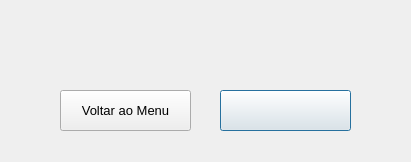
<?xml version="1.0" encoding="UTF-8"?>
<ui version="4.0">
 <class>Dialog</class>
 <widget class="QDialog" name="Dialog">
  <property name="geometry">
   <rect>
    <x>0</x>
    <y>0</y>
    <width>411</width>
    <height>162</height>
   </rect>
  </property>
  <property name="windowTitle">
   <string>Dialog</string>
  </property>
  <widget class="QLabel" name="label">
   <property name="geometry">
    <rect>
     <x>70</x>
     <y>30</y>
     <width>281</width>
     <height>41</height>
    </rect>
   </property>
   <property name="font">
    <font>
     <family>Arial</family>
     <pointsize>16</pointsize>
     <weight>75</weight>
     <bold>true</bold>
    </font>
   </property>
   <property name="text">
    <string/>
   </property>
   <property name="alignment">
    <set>Qt::AlignCenter</set>
   </property>
  </widget>
  <widget class="QPushButton" name="editarButton">
   <property name="geometry">
    <rect>
     <x>220</x>
     <y>90</y>
     <width>131</width>
     <height>41</height>
    </rect>
   </property>
   <property name="font">
    <font>
     <family>Arial</family>
     <pointsize>10</pointsize>
    </font>
   </property>
   <property name="text">
    <string/>
   </property>
  </widget>
  <widget class="QPushButton" name="menuButton">
   <property name="geometry">
    <rect>
     <x>60</x>
     <y>90</y>
     <width>131</width>
     <height>41</height>
    </rect>
   </property>
   <property name="font">
    <font>
     <family>Arial</family>
     <pointsize>10</pointsize>
    </font>
   </property>
   <property name="text">
    <string>Voltar ao Menu</string>
   </property>
  </widget>
 </widget>
 <resources/>
 <connections/>
</ui>
